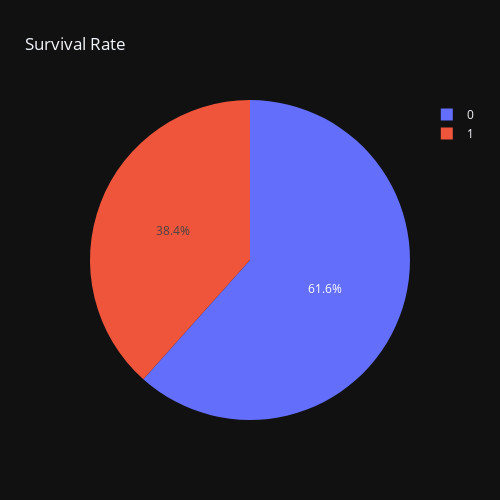

Notebook code cell kept with this figure:
### Code cell
survived_counts = df['survived'].value_counts()
px.pie(names=survived_counts.index, values=survived_counts.values,
       title = 'Survival Rate', template='plotly_dark',
       width=500, height=500,)

### Figure 1 — Plotly figure (JSON) as saved in the notebook; plotly's stock layout.template omitted (floating-point values rounded to 4 significant figures)
{"data": [{"domain": {"x": [0, 1], "y": [0, 1]}, "hovertemplate": "label=%{label}<br>value=%{value}<extra></extra>", "labels": [0, 1], "legendgroup": "", "name": "", "showlegend": true, "type": "pie", "values": [549, 342]}], "layout": {"height": 500, "legend": {"tracegroupgap": 0}, "title": {"text": "Survival Rate"}, "width": 500}}
